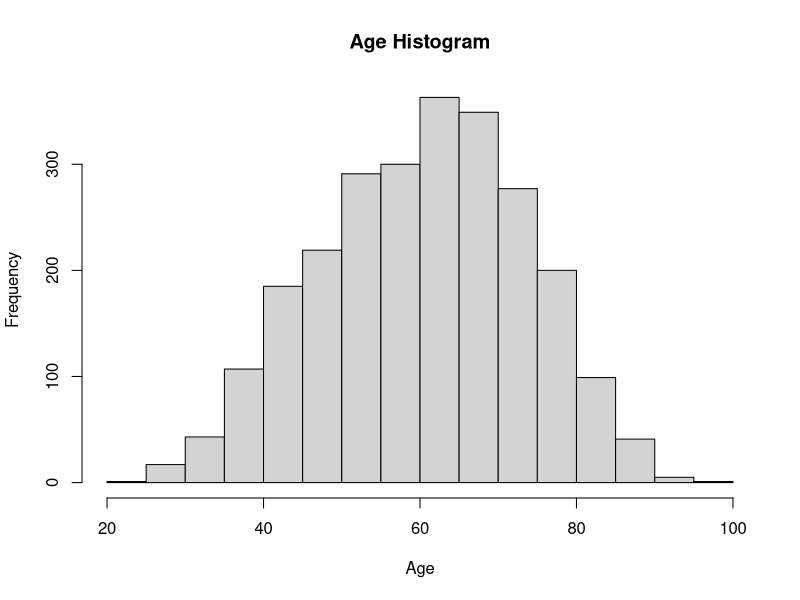
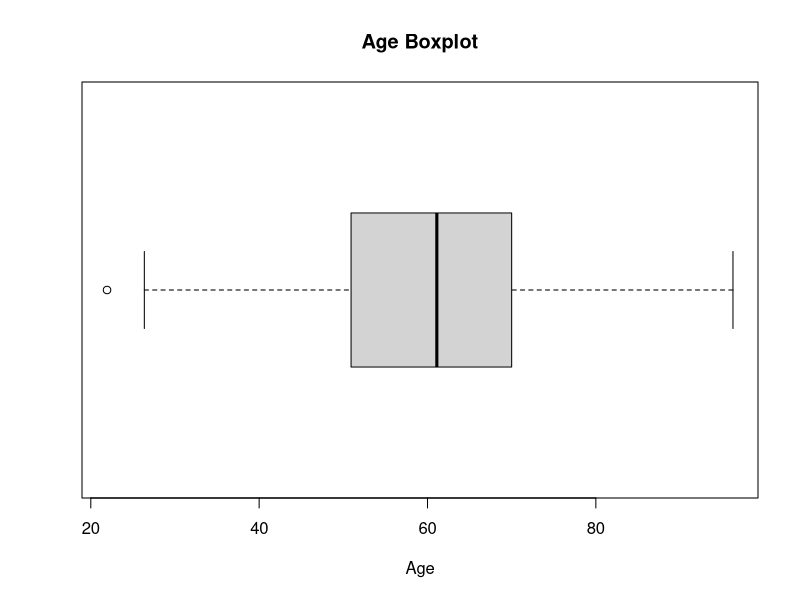
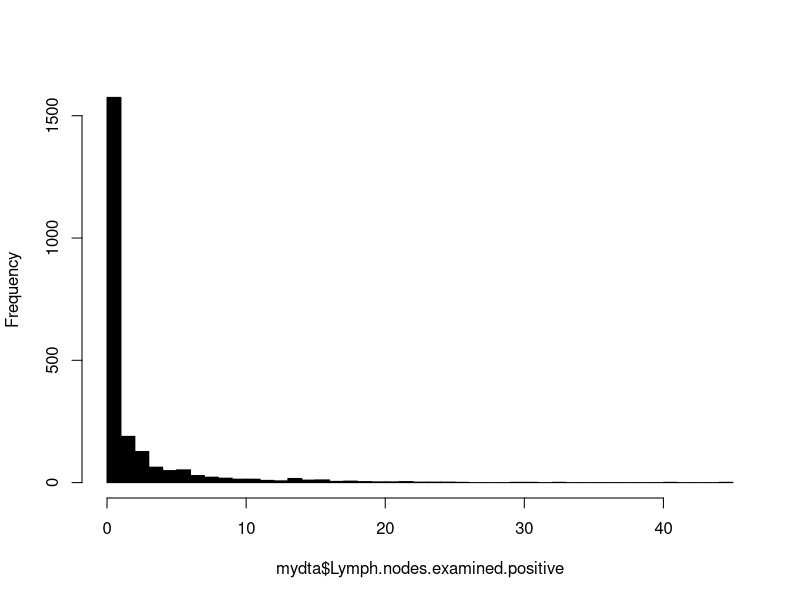
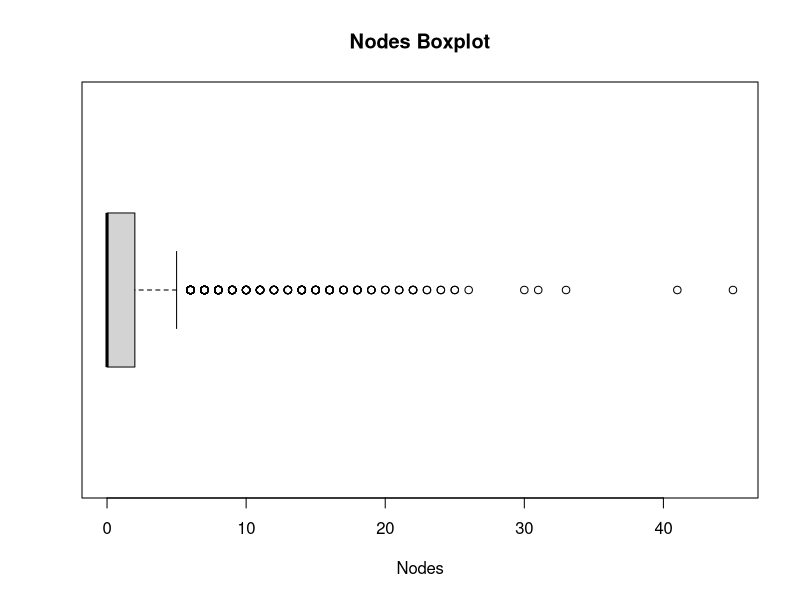
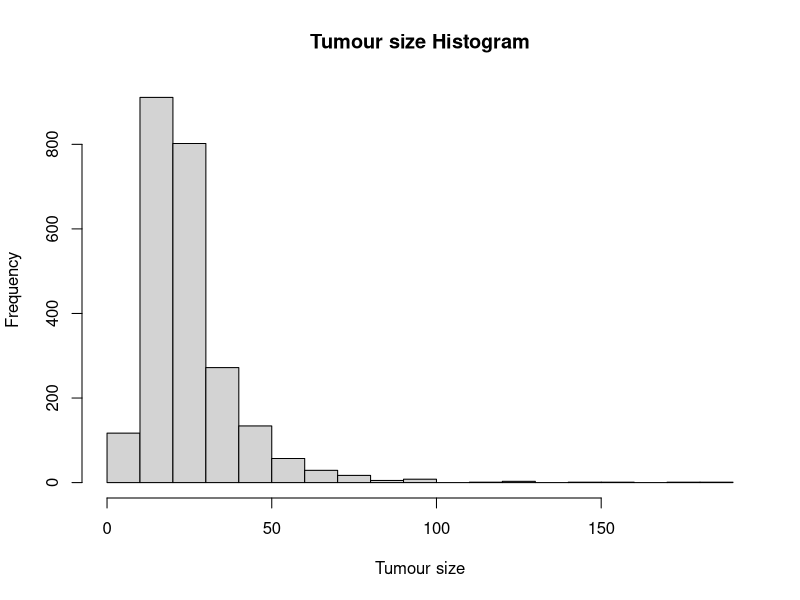
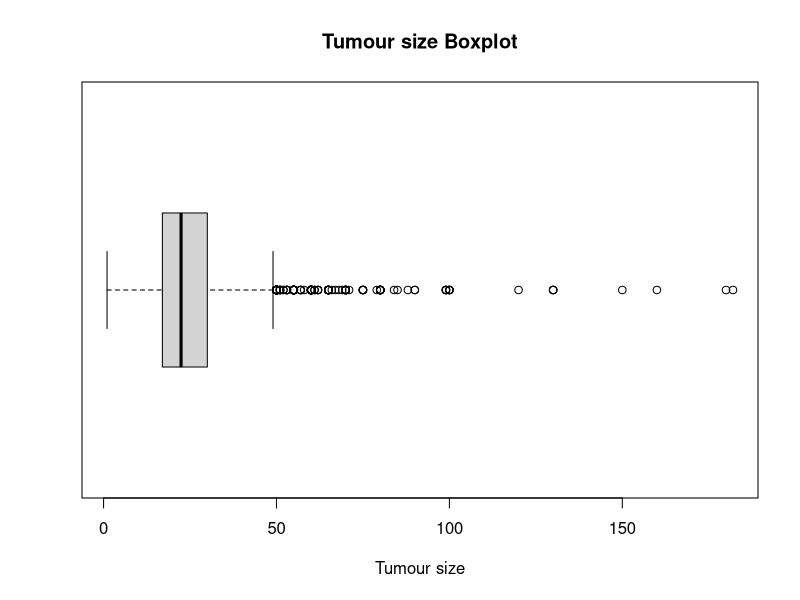
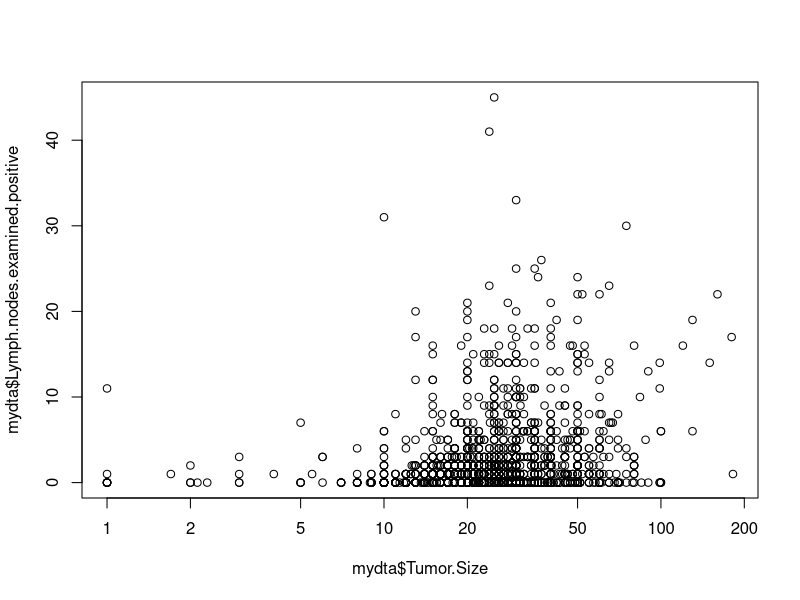
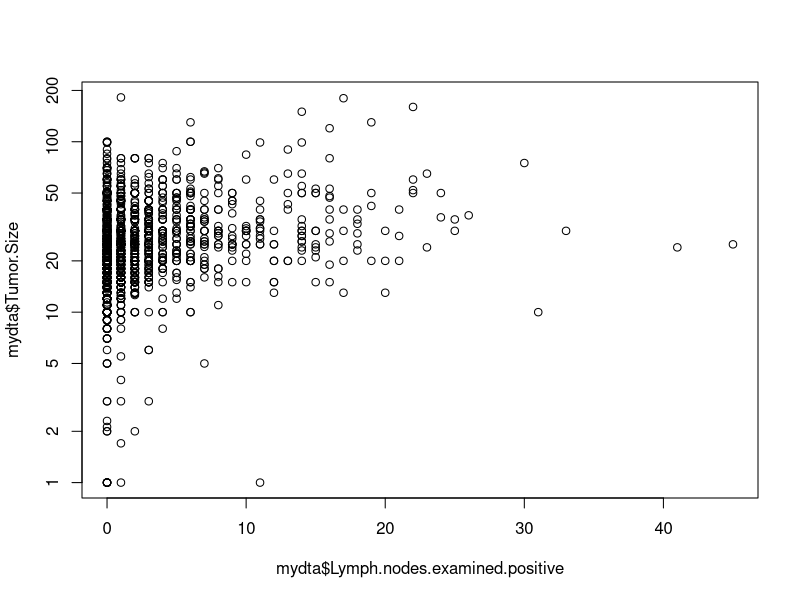

Recreate these plots in R, in order.
## METABRIC clinical data, exploratory analysis
##

## 1. Load data
## Data from https://www.cbioportal.org/study/clinicalData?id=brca_metabric
mydta = read.delim("brca_metabric_clinical_data.tsv", sep="\t")

## 2. Show first few rows, list column names

head(mydta)

View(mydta)

## 3. Summary statistics

summary(mydta)

## 4. Some univariate plots

## 4.1 Age at diagnosis


hist(mydta$Age.at.Diagnosis, xlab="Age", main="Age Histogram")

boxplot(mydta$Age.at.Diagnosis, xlab="Age", main="Age Boxplot", horizontal=TRUE)

## 4.2 Nodes


hist(mydta$Lymph.nodes.examined.positive, breaks=seq(0,max(mydta$Lymph.nodes.examined.positive, na.rm=TRUE), by=1), col=1, main="")

boxplot(mydta$Lymph.nodes.examined.positive, xlab="Nodes", main="Nodes Boxplot", horizontal=TRUE)

table(mydta$Lymph.nodes.examined.positive)

## 4.3 Tumour size


hist(mydta$Tumor.Size, xlab="Tumour size", main="Tumour size Histogram")

boxplot(mydta$Tumor.Size, xlab="Tumour size", main="Tumour size Boxplot", horizontal=TRUE)

## 4.4 Tumour size vs Lymph nodes

plot(mydta$Tumor.Size, mydta$Lymph.nodes.examined.positive, log="x")

plot(mydta$Lymph.nodes.examined.positive,mydta$Tumor.Size, log="y")

mydta$LNpos = mydta$Lymph.nodes.examined.positive >0

tapply(mydta$Tumor.Size, mydta$LNpos, summary)

sizeneg = subset(mydta$Tumor.Size, mydta$LNpos)

sizepos = subset(mydta$Tumor.Size, !mydta$LNpos)

boxplot(sizeneg, sizepos)
hist(sizeneg, xlim=c(0,80), breaks=seq(0,200,by=5), col=1)
hist(sizepos, xlim=c(0,80), breaks=seq(0,200,by=5), col=1)

t.test(sizeneg, sizepos)

wilcox.test(sizeneg, sizepos)

## binary

npos = c(sum(sizeneg>20, na.rm=TRUE), sum(sizepos>20, na.rm=TRUE))

ntot = c(sum(!is.na(sizeneg)), sum(!is.na(sizepos)))

## number size >20mm
npos

## number with size available
ntot

## proportion

npos / ntot

## same as
mean(sizeneg>20, na.rm=TRUE)
mean(sizepos>20, na.rm=TRUE)


##test equality two proportions
prop.test(npos, ntot)

